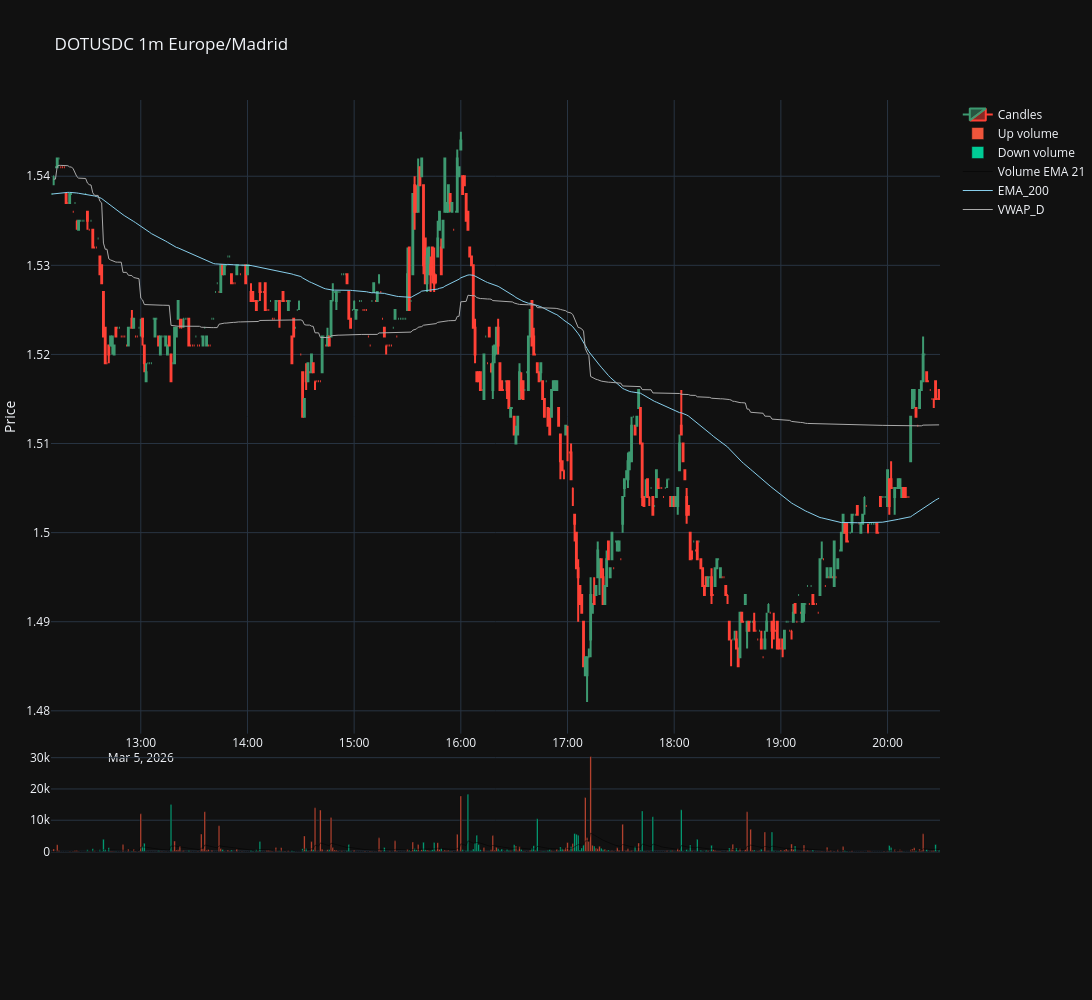

The cell this chart's notebook holds for it:
### Code cell
sym.plot()

### Figure 1 — Plotly figure (JSON) as saved in the notebook; plotly's stock layout.template omitted (floating-point values rounded to 4 significant figures; data arrays with more than 128 entries replaced by an {"elided": "..."} marker saying what was removed)
{"data": [{"close": {"elided": "500 float values"}, "high": {"elided": "500 float values"}, "low": {"elided": "500 float values"}, "name": "Candles", "open": {"elided": "500 float values"}, "x": {"elided": "500 str values"}, "type": "candlestick", "xaxis": "x", "yaxis": "y"}, {"name": "Up volume", "x": {"elided": "362 str values"}, "y": {"elided": "362 float values"}, "type": "bar", "xaxis": "x2", "yaxis": "y2"}, {"name": "Down volume", "x": {"elided": "138 str values"}, "y": {"elided": "138 float values"}, "type": "bar", "xaxis": "x2", "yaxis": "y2"}, {"line": {"color": "black", "width": 0.5}, "name": "Volume EMA 21", "x": {"elided": "500 str values"}, "y": {"elided": "500 float values"}, "type": "scatter", "xaxis": "x2", "yaxis": "y2"}, {"line": {"color": "skyblue", "width": 1}, "mode": "lines", "name": "EMA_200", "showlegend": true, "x": {"elided": "500 str values"}, "y": {"elided": "500 float values"}, "yaxis": "y", "type": "scatter", "xaxis": "x"}, {"line": {"color": "darkgrey", "width": 1}, "mode": "lines", "name": "VWAP_D", "showlegend": true, "x": {"elided": "500 str values"}, "y": {"elided": "500 float values"}, "yaxis": "y", "type": "scatter", "xaxis": "x"}], "layout": {"xaxis": {"anchor": "y", "domain": [0, 1], "matches": "x3", "showticklabels": true, "rangeslider": {"visible": false}}, "yaxis": {"anchor": "x", "domain": [0.28, 1], "title": {"text": "Price"}, "autorange": true, "fixedrange": false}, "xaxis2": {"anchor": "y2", "domain": [0, 1], "matches": "x3", "showticklabels": false}, "yaxis2": {"anchor": "x2", "domain": [0.14, 0.26], "autorange": true, "fixedrange": false}, "xaxis3": {"anchor": "y3", "domain": [0, 1]}, "yaxis3": {"anchor": "x3", "domain": [0, 0.12], "autorange": true, "fixedrange": false}, "margin": {"l": 1, "r": 1, "b": 20, "t": 100}, "yaxis4": {"autorange": true, "fixedrange": false}, "yaxis5": {"autorange": true, "fixedrange": false}, "yaxis6": {"autorange": true, "fixedrange": false}, "title": {"text": "DOTUSDC 1m Europe/Madrid"}, "autosize": false, "width": 1800, "height": 1000}}
